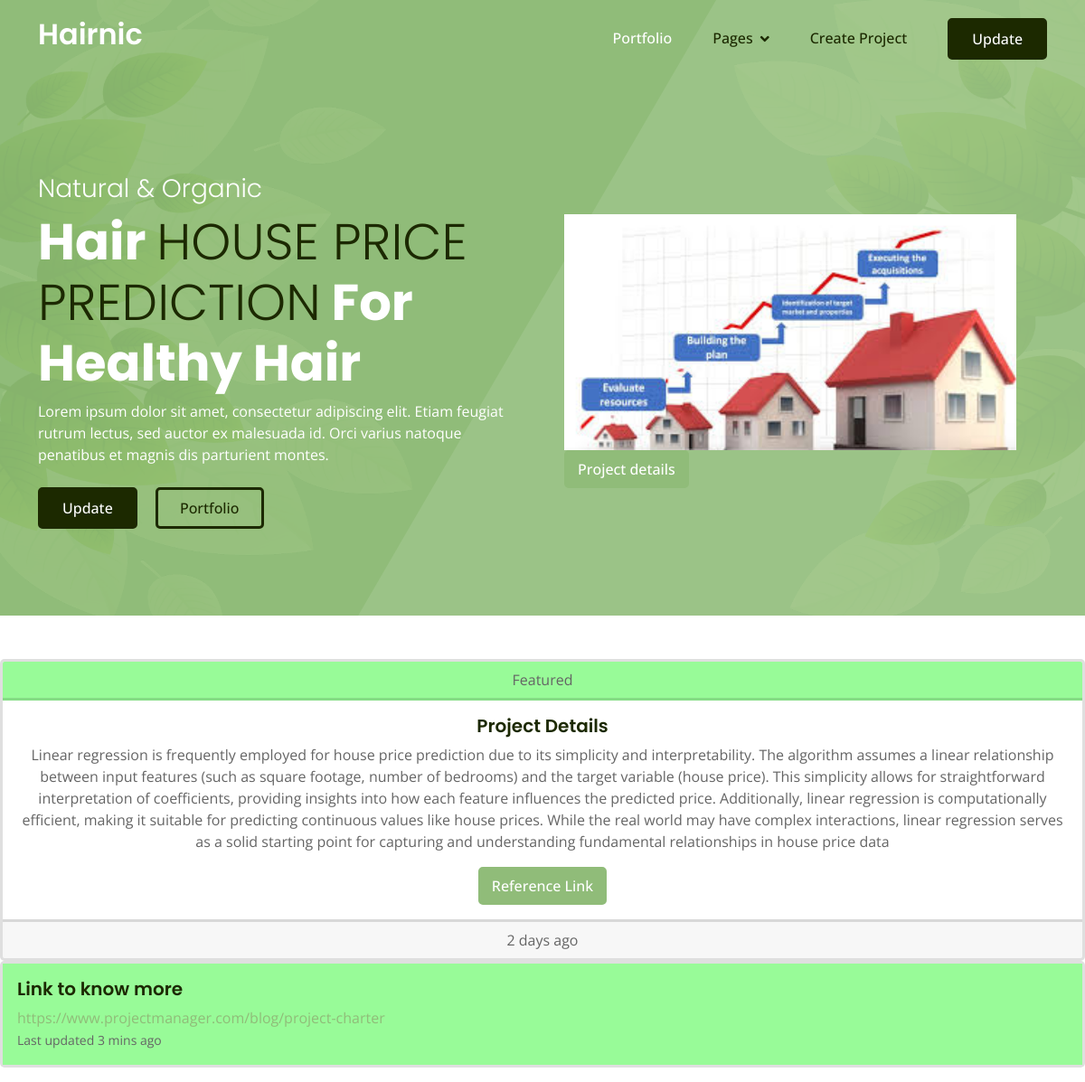
Screenshot of /indexi_id/11 with the database file from the repository.
### userapp/models.py (models this page shows, shortened)
class Project(models.Model):
    Project_Name= models.CharField(max_length=500)
    image=models.ImageField(upload_to='media/',blank=True)
    Description = models.TextField(max_length=2000)
    Link = models.CharField(max_length=200)

### userapp/views.py (the view)
# urls.py: path('indexi_id/<int:profile_id>',views.IndexI,name='indexi_id'),
def IndexI(request, profile_id=None):
    if profile_id:
        try:
            det1 = Project.objects.get(id=profile_id)
        except Project.DoesNotExist:
            det1 = None
    else:
        det1 = None
    return render(request, 'index.html', {'det1': det1})

### templates/index.html (shortened to what this page needs)
<!DOCTYPE html>
{% extends 'base.html' %}
{% load static %}
{% block content %}
<html lang="en">
<head>
    <link href="https://cdnjs.cloudflare.com/ajax/libs/font-awesome/5.10.0/css/all.min.css" rel="stylesheet">
    <link href="https://cdn.jsdelivr.net/npm/bootstrap-icons@1.4.1/font/bootstrap-icons.css" rel="stylesheet">
    <link href="{% static 'lib/animate/animate.min.css' %}" rel="stylesheet">
    <link href="{% static 'lib/owlcarousel/assets/owl.carousel.min.css' %}" rel="stylesheet">
    <link href="{% static 'css/bootstrap.min.css' %}" rel="stylesheet">
    <link href="{% static 'css/style.css' %}" rel="stylesheet">
</head>
<body>
    <div class="container-fluid sticky-top">
        <div class="container">
            <nav class="navbar navbar-expand-lg navbar-light p-0">
                <a href="index.html" class="navbar-brand">
                    <h2 class="text-white">Hairnic</h2>
                </a>
                <div class="collapse navbar-collapse" id="navbarCollapse">
                    <div class="navbar-nav ms-auto">
                        <a href="#" class="nav-item nav-link active">Portfolio</a>
                        <div class="nav-item dropdown">
                            <a href="#" class="nav-link dropdown-toggle" data-bs-toggle="dropdown">Pages</a>
                        </div>
                        <a href="{% url 'project' %}" class="nav-item nav-link">Create Project</a>
                    </div>
                    <a href="#" class="btn btn-dark py-2 px-4 d-none d-lg-inline-block">Update</a>
                </div>
            </nav>
        </div>
    </div>
    <div class="container-fluid bg-primary hero-header mb-5">
        <div class="container">
            <div class="row g-5 align-items-center">
                <div class="col-lg-6 text-center text-lg-start">
                    <h3 class="fw-light text-white animated slideInRight">Natural & Organic</h3>
                    <h1 class="display-4 text-white animated slideInRight">Hair <span class="fw-light text-dark">{{ det1.Project_Name }}</span> For Healthy Hair</h1>
                    <p class="text-white mb-4 animated slideInRight">Lorem ipsum dolor sit amet, consectetur adipiscing
                        elit. Etiam feugiat rutrum lectus, sed auctor ex malesuada id. Orci varius natoque penatibus et
                        magnis dis parturient montes.</p>
                    {% if det1.id %}
                    <a href="{% url 'update_project' det1.id %}" class="btn btn-dark py-2 px-4 me-3 animated slideInRight">Update</a>
                    {% else %}
                    <a href="#" class="btn btn-danger disabled">Update</a>
                    {% endif %}
                    {% if det1.id %}
                    <a href="{% url 'index_id' det1.id %}" class="btn btn-outline-dark py-2 px-4 animated slideInRight">Portfolio</a>
                    {% else %}
                    <a href="#" class="btn btn-danger disabled">Portfolio</a>
                    {% endif %}
                </div>
                <div class="col-lg-6">
                    <img class="img-fluid animated pulse infinite" src="/media/{{ det1.image }}" width="500" height="300" alt="">
                    <a href="" class="btn btn-primary">Project details</a>
                </div>
            </div>
        </div>
    </div>
   <div class="card text-center">
  <div class="card-header" style="background-color: palegreen;">
    Featured
  </div>
  <div class="card-body">
    <h5 class="card-title">Project Details</h5>
    <p class="card-text">{{ det1.Description }}</p>
    <a href="#" class="btn btn-primary">Reference Link</a>
  </div>
  <div class="card-footer text-body-secondary">
    2 days ago
  </div>
</div>
  <div class="card mb-3">
  <div class="card-body" style="background-color:palegreen;">
    <h5 class="card-title" style="align-content:center;">Link to know more</h5>
    <a href="{{ det1.Link }}">{{ det1.Link }}</a>
    <p class="card-text"><small class="text-body-secondary">Last updated 3 mins ago</small></p>
  </div>
</div>
    {% endblock %}

### static/css/style.css (style rules this page uses)
img.animated.pulse { animation-duration: 5s; }
.btn { font-weight: 500; transition: .5s; }
.btn.btn-primary { color: var(--bs-white); }
.sticky-top { top: -150px; transition: .5s; }
.navbar { padding: 11px 0 !important; height: 85px; }
.navbar .navbar-nav .nav-link { margin-right: 45px; padding: 0; color: var(--bs-dark); font-weight: 500; transition: .5s; outline: none; }
.navbar .navbar-nav .nav-link:hover, .navbar .navbar-nav .nav-link.active { color: var(--bs-white); }
.navbar .dropdown-toggle::after { border: none; content: "\f107"; font-family: "Font Awesome 5 Free"; font-weight: 900; vertical-align: middle; margin-left: 8px; }
.hero-header { position: relative; margin-top: -85px; padding-top: 12rem; padding-bottom: 6rem; background: url(../img/bg.png) center center no-repeat; background-size: cover; }
.hero-header::before { position: absolute; content: ""; width: 100%; height: 100%; top: 0; left: 0; background: rgba(255, 255, 255, .1); clip-path: polygon(66% 0, 100% 0, 100% 100%, 33% 100%); }
.hero-header .container { position: relative; z-index: 1; }

### rows the page displays
Project: Project_Name "HOUSE PRICE PREDICTION", image (picture), Description "Linear regression is frequently employed for house price prediction due to its simplicity and interpretability. The algorithm assumes a linear relationship between input features (such as square footage, number of bedrooms) and the target variable (house price). This simplicity allows for straightforward interpretation of coefficients, providing insights into how each feature influences the predicted price. Additionally, linear regression is computationally efficient, making it suitable for predicting continuous values like house prices. While the real world may have complex interactions, linear regression serves as a solid starting point for capturing and understanding fundamental…", Link "https://www.projectmanager.com/blog/project-charter"
